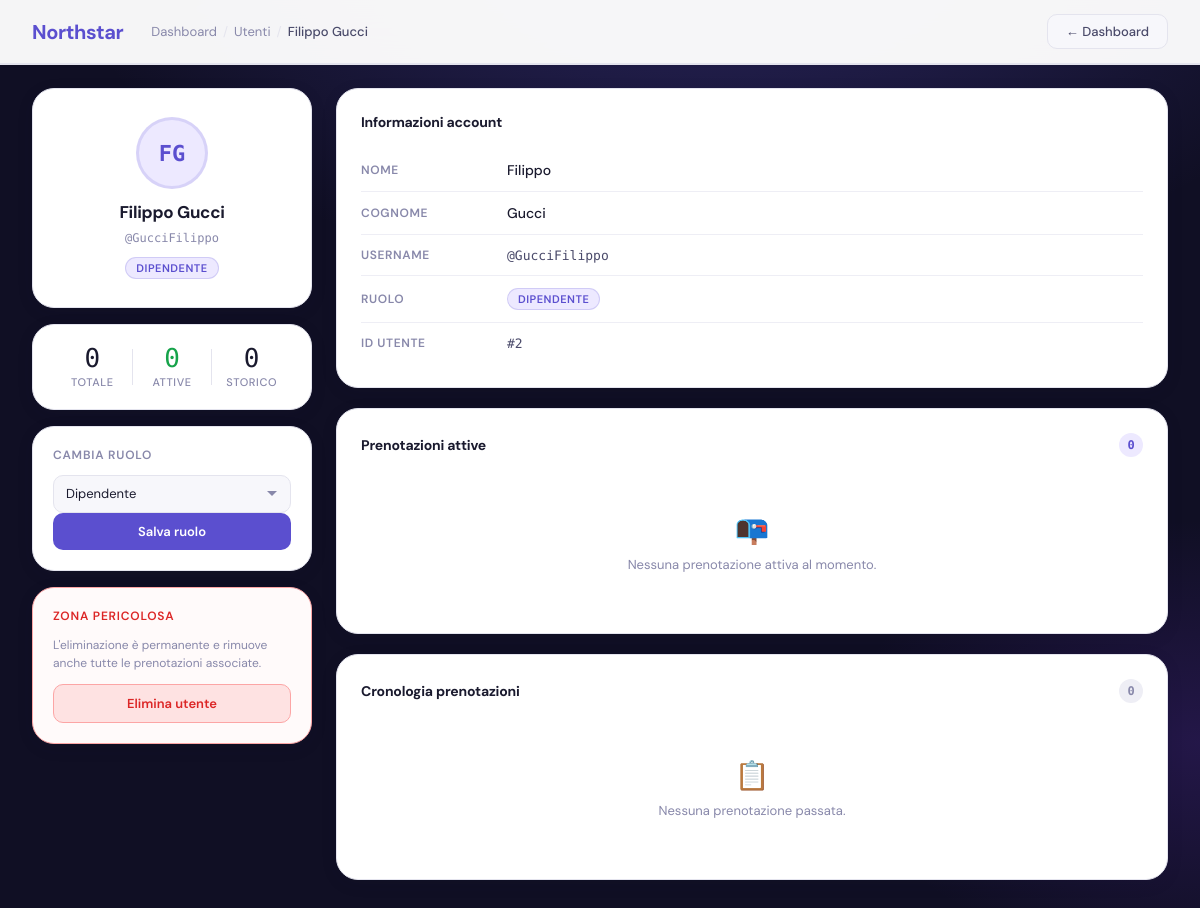
The page /public/admin/utenti/index.php?id=2 (signed in) on the database its author committed.
### tables this page shows
CREATE TABLE `utenti` (
  `id_utente` int(11) NOT NULL,
  `nome` varchar(50) NOT NULL,
  `cognome` varchar(50) NOT NULL,
  `username` varchar(100) NOT NULL,
  `password` varchar(255) NOT NULL,
  `id_ruolo` int(11) NOT NULL,
  `id_coordinatore` int(11) DEFAULT NULL
);

CREATE TABLE `ruoli` (
  `id_ruolo` int(11) NOT NULL,
  `nome_ruolo` varchar(20) NOT NULL
);

### public/admin/utenti/index.php (the view, shortened to what this page needs)
<?php
require_once __DIR__ . "/../../../config/config.php";
$userId = isset($_GET['id']) ? (int)$_GET['id'] : 0;
$sql = "SELECT u.id_utente, u.nome, u.cognome, u.username, u.id_ruolo, r.nome_ruolo as ruolo
        FROM utenti u
        JOIN ruoli r ON u.id_ruolo = r.id_ruolo
        WHERE u.id_utente = ? LIMIT 1";
$stmt = $conn->prepare($sql);
$stmt->bind_param("i", $userId);
$stmt->execute();
$result = $stmt->get_result();
$user = $result->fetch_assoc();
$roles = [];
$result = $conn->query("SELECT id_ruolo, nome_ruolo FROM ruoli ORDER BY nome_ruolo");
if ($result) {
    while ($row = $result->fetch_assoc()) { $roles[] = $row; }
}
$today = date('Y-m-d H:i:s');
$stmt = $conn->prepare("SELECT COUNT(*) as c FROM prenotazioni WHERE id_utente = ?");
$stmt->bind_param("i", $userId); $stmt->execute();
$bookingTotal = $stmt->get_result()->fetch_assoc()['c'] ?? 0;
$stmt = $conn->prepare("SELECT COUNT(*) as c FROM prenotazioni WHERE id_utente = ? AND data_fine >= ?");
$stmt->bind_param("is", $userId, $today); $stmt->execute();
$bookingActive = $stmt->get_result()->fetch_assoc()['c'] ?? 0;
$activeBookings = [];
$historyBookings = [];
$initials = strtoupper(substr($user['nome'], 0, 1) . substr($user['cognome'], 0, 1));
?>
<!DOCTYPE html>
<html lang="it">
<head>
    <link rel="stylesheet" href="../dashboard/dashboard.css">
    <link rel="stylesheet" href="./utenti.css">
</head>
<body>
<header class="header">
    <div class="header-left">
        <h1>Northstar</h1>
        <nav class="header-breadcrumb">
            <a href="../dashboard/index.php">Dashboard</a>
            <span class="bc-sep">/</span>
            <span>Utenti</span>
            <span class="bc-sep">/</span>
            <span class="bc-current"><?php echo htmlspecialchars($user['nome'] . ' ' . $user['cognome']); ?></span>
        </nav>
    </div>
    <a href="../dashboard/index.php" class="signout-btn">← Dashboard</a>
</header>
<div class="utenti-page">
    <aside class="utenti-aside">
        <div class="profile-card">
            <div class="profile-avatar"><?php echo $initials; ?></div>
            <h2 class="profile-name"><?php echo htmlspecialchars($user['nome'] . ' ' . $user['cognome']); ?></h2>
            <span class="profile-username">@<?php echo htmlspecialchars($user['username']); ?></span>
            <span class="role-pill role-pill--aside"><?php echo htmlspecialchars($user['ruolo']); ?></span>
        </div>
        <div class="stats-card">
            <div class="stat-item">
                <span class="stat-number"><?php echo $bookingTotal; ?></span>
                <span class="stat-label">Totale</span>
            </div>
            <div class="stat-item">
                <span class="stat-number stat-active"><?php echo $bookingActive; ?></span>
                <span class="stat-label">Attive</span>
            </div>
            <div class="stat-item">
                <span class="stat-number"><?php echo max(0, $bookingTotal - $bookingActive); ?></span>
                <span class="stat-label">Storico</span>
            </div>
        </div>
        <div class="action-card">
            <h3 class="action-card-title">Cambia ruolo</h3>
            <form method="POST">
                <select name="id_ruolo" class="role-select">
                    <?php foreach ($roles as $role): ?>
                        <option value="<?php echo $role['id_ruolo']; ?>"
                            <?php echo $role['id_ruolo'] == $user['id_ruolo'] ? 'selected' : ''; ?>>
                            <?php echo htmlspecialchars($role['nome_ruolo']); ?>
                        </option>
                    <?php endforeach; ?>
                </select>
                <button type="submit" class="btn-primary btn-full">Salva ruolo</button>
            </form>
        </div>
        <div class="action-card danger-card">
            <h3 class="action-card-title danger-title">Zona pericolosa</h3>
            <p class="danger-desc">L'eliminazione è permanente e rimuove anche tutte le prenotazioni associate.</p>
            <button class="btn-danger btn-full" onclick="openDeleteModal()">Elimina utente</button>
        </div>
    </aside>
    <main class="utenti-main">
        <div class="panel">
            <h3 class="panel-title">Informazioni account</h3>
            <div class="info-rows">
                <div class="info-row">
                    <span class="info-key">Nome</span>
                    <span class="info-val"><?php echo htmlspecialchars($user['nome']); ?></span>
                </div>
                <div class="info-row">
                    <span class="info-key">Cognome</span>
                    <span class="info-val"><?php echo htmlspecialchars($user['cognome']); ?></span>
                </div>
                <div class="info-row">
                    <span class="info-key">Username</span>
                    <span class="info-val mono">@<?php echo htmlspecialchars($user['username']); ?></span>
                </div>
                <div class="info-row">
                    <span class="info-key">Ruolo</span>
                    <span class="info-val">
                        <span class="role-pill"><?php echo htmlspecialchars($user['ruolo']); ?></span>
                    </span>
                </div>
                <div class="info-row">
                    <span class="info-key">ID utente</span>
                    <span class="info-val mono">#<?php echo $user['id_utente']; ?></span>
                </div>
            </div>
        </div>
        <div class="panel">
            <div class="panel-header">
                <h3 class="panel-title">Prenotazioni attive</h3>
                <span class="panel-badge"><?php echo count($activeBookings); ?></span>
            </div>
            <?php if (empty($activeBookings)): ?>
                <div class="empty-state">
                    <span class="empty-icon">📭</span>
                    <p>Nessuna prenotazione attiva al momento.</p>
                </div>
            <?php endif; ?>
        </div>
        <div class="panel">
            <div class="panel-header">
                <h3 class="panel-title">Cronologia prenotazioni</h3>
                <span class="panel-badge panel-badge--muted"><?php echo count($historyBookings); ?></span>
            </div>
            <?php if (empty($historyBookings)): ?>
                <div class="empty-state">
                    <span class="empty-icon">📋</span>
                    <p>Nessuna prenotazione passata.</p>
                </div>
            <?php endif; ?>
        </div>
    </main>
</div>
</body>
</html>

### public/admin/dashboard/dashboard.css (style rules this page uses)
:root { --clr-primary: #5b4fcf; --clr-primary-dark: #4338b0; --clr-primary-light: #ede9ff; --clr-accent: #7c3aed; --clr-accent-soft: #f3f0ff; --clr-surface: #ffffff; --clr-surface-2: #f7f7fb; --clr-surface-3: #eeeef5; --clr-border: #e4e4ee; --clr-text-1: #1a1a2e; --clr-text-2: #4a4a6a; --clr-text-3: #8888aa; --clr-success: #16a34a; --clr-success-bg: #dcfce7; --clr-danger: #dc2626; --clr-danger-bg: #fee2e2; --clr-warning: #d97706; --clr-warning-bg: #fef3c7; --clr-bg-page: #100f24; --radius-sm: 6px; --radius-md: 10px; --radius-lg: 16px; --radius-xl: 22px; --shadow-sm: 0 1px 3px rgba(0,0,0,.08), 0 1px 2px rgba(0,0,0,.06); --shadow-md: 0 4px 16px rgba(20,18,50,.10); --shadow-lg: 0 8px 32px rgba(20,18,50,.14); --shadow-xl: 0 20px 60px rgba(20,18,50,.20); --font-body: 'DM Sans', system-ui, sans-serif; --font-mono: 'DM Mono', monospace; --transition: all .2s cubic-bezier(.4,0,.2,1); }
*, *::before, *::after { margin: 0; padding: 0; box-sizing: border-box; }
html { scroll-behavior: smooth; }
body { font-family: var(--font-body); background-color: var(--clr-bg-page); background-image: radial-gradient(ellipse 80% 60% at 60% -10%, rgba(91,79,207,.35) 0%, transparent 70%), radial-gradient(ellipse 50% 40% at 100% 80%, rgba(124,58,237,.18) 0%, transparent 60%); min-height: 100vh; color: var(--clr-text-1); -webkit-font-smoothing: antialiased; }
.header { background: rgba(255,255,255,.96); backdrop-filter: blur(16px); -webkit-backdrop-filter: blur(16px); border-bottom: 1px solid var(--clr-border); padding: 0 32px; height: 64px; display: flex; justify-content: space-between; align-items: center; position: sticky; top: 0; z-index: 200; box-shadow: 0 1px 0 var(--clr-border), var(--shadow-sm); }
.header-left { display: flex; align-items: center; gap: 28px; }
.header h1 { font-size: 20px; font-weight: 700; color: var(--clr-primary); letter-spacing: -.4px; }
.signout-btn { display: inline-flex; align-items: center; gap: 6px; background: var(--clr-surface-2); color: var(--clr-text-2); text-decoration: none; padding: 8px 18px; border-radius: var(--radius-md); font-size: 13px; font-weight: 500; transition: var(--transition); border: 1px solid var(--clr-border); }

### rows shown on the page
utenti: nome+cognome "Filippo Gucci", initials "FG", username "GucciFilippo", id_ruolo.nome_ruolo "DIPENDENTE", id_ruolo "Dipendente", nome "Filippo", cognome "Gucci", id_utente "2"

### other values the page prints
$bookingTotal "0"
$bookingActive "0"
max(0, $bookingTotal - $bookingActive) "0"
count($activeBookings) "0"
count($historyBookings) "0"
